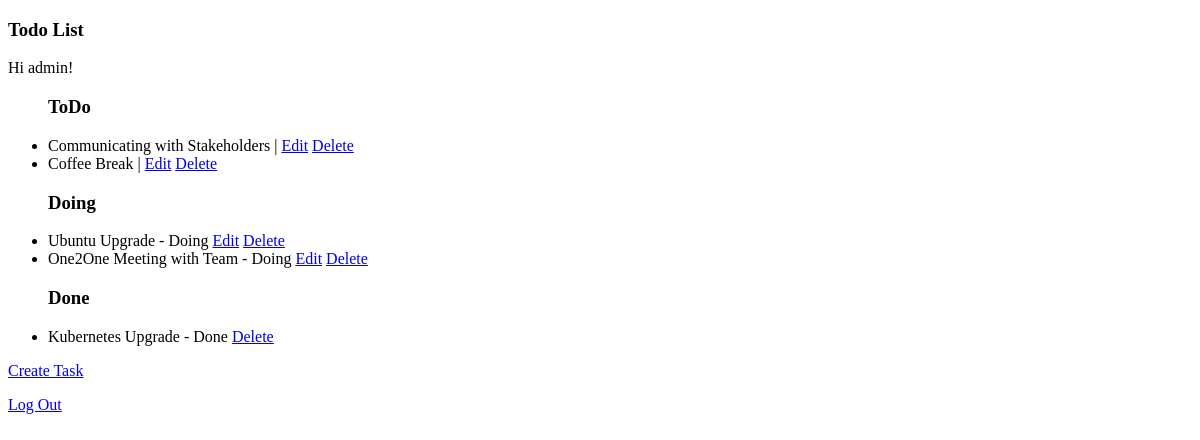
Before: /tasks/ (signed in) with the older database file.
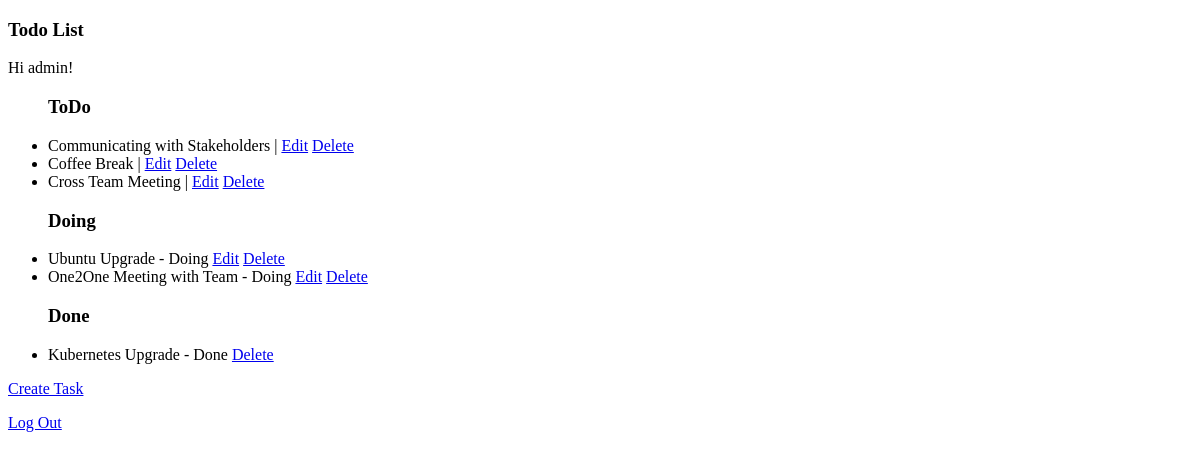
After: the same page with the newer database file.
### todoapp/models.py (models this page shows, shortened)
class Task(models.Model):
    user = models.ForeignKey(User, on_delete=models.CASCADE,null=True, blank=True, default=get_admin_user)
    title = models.CharField(max_length=255)
    description = models.TextField()
    stage_choices = [
        ('todo', 'Todo'),
        ('doing', 'Doing'),
        ('done', 'Done'),
    ]
    stage = models.CharField(max_length=10, choices=stage_choices, default='todo')
    created_at = models.DateTimeField(auto_now_add=True)

### todoapp/views.py (the view)
# urls.py: path('', TaskListView.as_view(), name='task-list'),
class TaskListView(ListView):
    model = Task
    template_name = 'task_list.html'
    ordering=['-id']
    def get_queryset(self):
        if self.request.user.is_authenticated:
            return Task.objects.filter(user=self.request.user)
        else:
            return Task.objects.none()

### todoapp/templates/task_list.html (shortened to what this page needs)
{% extends 'base.html' %}
{% block content %}
{% if user.is_authenticated %}
  <h3>Todo List</h3>
  Hi {{ user.username }}!
  <ul>
    <h3><strong>ToDo</strong></h3>
    {% for task in object_list %}
      {% if task.stage == 'todo' %}
        <li>
          {{ task.title }} |
          <a href="{% url 'task-update' task.pk %}">Edit</a>
          <a href="{% url 'task-delete' task.pk %}">Delete</a>
        </li>
      {% endif %}
    {% endfor %}
    </ul>
    <ul>
      <h3><strong>Doing</strong></h3>
    {% for task in object_list %}
      {% if task.stage == 'doing' %}
        <li>
          {{ task.title }} - {{ task.get_stage_display }}
          <a href="{% url 'task-update' task.pk %}">Edit</a>
          <a href="{% url 'task-delete' task.pk %}">Delete</a>
        </li>
      {% endif %}
    {% endfor %}
    </ul>
    <ul>
      <h3><strong>Done</strong></h3>
    {% for task in object_list %}
      {% if task.stage == 'done' %}
        <li>
          {{ task.title }} - {{ task.get_stage_display }}
          <a href="{% url 'task-delete' task.pk %}">Delete</a>
        </li>
      {% endif %}
    {% endfor %}
  </ul>
  <a href="{% url 'task-create' %}">Create Task</a><br>
  <p><a href="/tasks/logout/">Log Out</a></p>
{% endif %}
{% endblock %}

Changed rows visible on the page:
added Task: title "Cross Team Meeting", shown under "ToDo"
